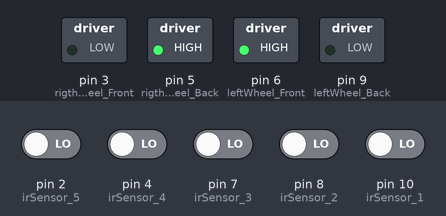
This sketch was run on a simulated Arduino Uno, built with avr-gcc and run on an emulated ATmega328P. Shown: switched loads named in the sketch (green lamp = pin HIGH). The inputs (shaded band) are chosen by the test bench; at power-on: pin 2 (irSensor_5), pin 4 (irSensor_4), pin 7 (irSensor_3), pin 8 (irSensor_2), pin 10 (irSensor_1) LOW.

Above: at 0.1 s.
Timing chart, 0 to 1.6 s (numbered marks = the images above):
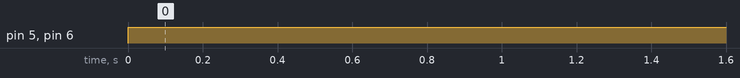

The sketch:

5_ir_sensor_code_newly_written_today__BY_AJEET.ino
```cpp
//**** Documenation Section **********
//This is the program for line_follower_bot
//Author : Ajeet kumar
//Branch : ECE,IET LUCKNOW
// Date : 22nd feb 2019

/* pin on Arduino generates signal which goes to Motor_Driver to
 *  change the direction of rotation of motor of the robot.
 */
#define rigthWheel_Front 3
#define rigthWheel_Back 5
#define leftWheel_Front 6
#define leftWheel_Back 9


/* pin on Arduino to read the value of IR_sensor_modules
 *  on the Line_follower robot reading Will be integer value
 *  lie in range of 0 ~ 1023.
 */

#define irSensor_1 10
#define irSensor_2 8
#define irSensor_3 7
#define irSensor_4 4
#define irSensor_5 2


// variable to store the values genetated by IR_SENSOR_MODULES attached to the robot
 int val_1;
 int val_2;
 int val_3;
 int val_4;
 int val_5;


//  subroutine section

void setup() {
  // put your setup code here, to run once:
  // By default the pin are off so we have to set value on control register to switch it on

  pinMode(rigthWheel_Front ,OUTPUT); // sets the value on register so that GPIO acts as output pin
  pinMode(rigthWheel_Back ,OUTPUT);
  pinMode(leftWheel_Front ,OUTPUT);
  pinMode(leftWheel_Back ,OUTPUT);

  pinMode(irSensor_1 , INPUT);// set the value of the register so that the GPIO acts as input pin
  pinMode(irSensor_2 , INPUT);
  pinMode(irSensor_3, INPUT);
  pinMode(irSensor_4 , INPUT);
  pinMode(irSensor_5, INPUT);


 val_1 = digitalRead(irSensor_1); // reads the value and stores in volatile int Variable
 val_2 = digitalRead(irSensor_2);
 val_3 = digitalRead(irSensor_3);
 val_4 = digitalRead(irSensor_4);
 val_5 = digitalRead(irSensor_5);

}

void loop() {
  // put your main code here, to run repeatedly:
 if (( val_1==1 && val_2==1 && val_3==0 && val_4==1 && val_5==1  )
 ||(val_2==1 && val_3==0 && val_4==1))
 {
    // vehical is aligned with the black line
    // robot has to move forward
    digitalWrite(rigthWheel_Front , HIGH );
    digitalWrite(rigthWheel_Back , LOW );
    digitalWrite(leftWheel_Front ,HIGH);
    digitalWrite(leftWheel_Back , LOW);

      delay(100);
  }

  else if (( val_1==0 && val_2==0 && val_3==0 && val_4==1 && val_5==1 )
          ||( val_1==1 && val_2==0 && val_3==1 && val_4==1 && val_5==1)
           ||( val_1==0 && val_2==1 && val_3==1 && val_4==1 && val_5==1))

  {
    // vehical is deviated rightwards from the line
    // robot needs to move leftwards to align itself with line
    digitalWrite(rigthWheel_Front , HIGH );
    digitalWrite(rigthWheel_Back , LOW );
    digitalWrite(leftWheel_Front ,LOW);
    digitalWrite(leftWheel_Back , HIGH);

    delay(100);

    }

  else if (( val_1==1 && val_2==1 && val_3==0 && val_4==0 && val_5==0 )
           ||( val_1==1 && val_2==1 && val_3==1 && val_4==0 && val_5==1)
           ||( val_1==1 && val_2==1 && val_3==1 && val_4==1 && val_5==0)
           ||( val_1==0 && val_2==0 && val_3==0 && val_4==0 && val_5==0))
  {
    // vehical is deviated leftwards from the line
    // robot needs to move rightwards to align itself with the line

    digitalWrite(rigthWheel_Front , LOW );
    digitalWrite(rigthWheel_Back , HIGH );
    digitalWrite(leftWheel_Front ,HIGH);
    digitalWrite(leftWheel_Back , LOW);

    delay(100);
    }

    else if (  val_1==1 && val_2==1 && val_3==1 && val_4==1 && val_5==1  )
     {
    digitalWrite(rigthWheel_Front , HIGH );
    digitalWrite(rigthWheel_Back , LOW );
    digitalWrite(leftWheel_Front ,LOW);
    digitalWrite(leftWheel_Back , HIGH);

     }
}
```

Measured:
- by itself, pin 5 (rigthWheel_Back), pin 6 (leftWheel_Front): LOW → HIGH at 0.00 s
